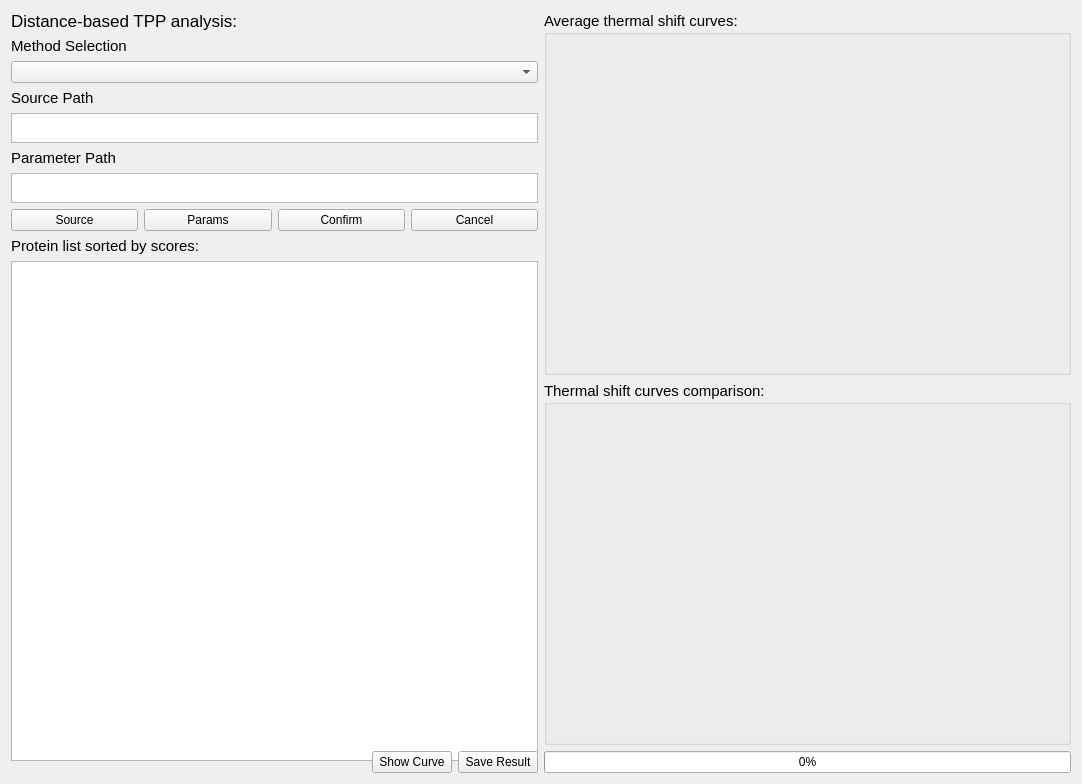
<?xml version="1.0" encoding="UTF-8"?>
<ui version="4.0">
 <class>Form</class>
 <widget class="QWidget" name="Form">
  <property name="geometry">
   <rect>
    <x>0</x>
    <y>0</y>
    <width>1082</width>
    <height>784</height>
   </rect>
  </property>
  <property name="minimumSize">
   <size>
    <width>1082</width>
    <height>784</height>
   </size>
  </property>
  <property name="maximumSize">
   <size>
    <width>1082</width>
    <height>784</height>
   </size>
  </property>
  <property name="windowTitle">
   <string>Form</string>
  </property>
  <layout class="QGridLayout" name="gridLayout">
   <item row="0" column="0">
    <layout class="QVBoxLayout" name="verticalLayout_3">
     <item>
      <widget class="QLabel" name="label_4">
       <property name="font">
        <font>
         <family>Arial</family>
         <pointsize>13</pointsize>
        </font>
       </property>
       <property name="text">
        <string>Distance-based TPP analysis:</string>
       </property>
      </widget>
     </item>
     <item>
      <layout class="QVBoxLayout" name="verticalLayout">
       <item>
        <widget class="QLabel" name="label_7">
         <property name="font">
          <font>
           <pointsize>11</pointsize>
          </font>
         </property>
         <property name="text">
          <string>Method Selection</string>
         </property>
         <property name="alignment">
          <set>Qt::AlignLeading|Qt::AlignLeft|Qt::AlignVCenter</set>
         </property>
        </widget>
       </item>
       <item>
        <widget class="QComboBox" name="comboBox"/>
       </item>
       <item>
        <widget class="QLabel" name="label_6">
         <property name="font">
          <font>
           <pointsize>11</pointsize>
          </font>
         </property>
         <property name="text">
          <string>Source Path</string>
         </property>
         <property name="alignment">
          <set>Qt::AlignLeading|Qt::AlignLeft|Qt::AlignVCenter</set>
         </property>
        </widget>
       </item>
       <item>
        <widget class="QTextBrowser" name="textBrowserSource">
         <property name="maximumSize">
          <size>
           <width>16777215</width>
           <height>30</height>
          </size>
         </property>
        </widget>
       </item>
       <item>
        <widget class="QLabel" name="label_8">
         <property name="font">
          <font>
           <pointsize>11</pointsize>
          </font>
         </property>
         <property name="text">
          <string>Parameter Path</string>
         </property>
         <property name="alignment">
          <set>Qt::AlignLeading|Qt::AlignLeft|Qt::AlignVCenter</set>
         </property>
        </widget>
       </item>
       <item>
        <widget class="QTextBrowser" name="textBrowserParams">
         <property name="maximumSize">
          <size>
           <width>16777215</width>
           <height>30</height>
          </size>
         </property>
        </widget>
       </item>
       <item>
        <layout class="QHBoxLayout" name="horizontalLayout">
         <item>
          <widget class="QPushButton" name="ButtonSource">
           <property name="text">
            <string>Source</string>
           </property>
          </widget>
         </item>
         <item>
          <widget class="QPushButton" name="ButtonParams">
           <property name="text">
            <string>Params</string>
           </property>
          </widget>
         </item>
         <item>
          <widget class="QPushButton" name="ButtonConfirm">
           <property name="text">
            <string>Confirm</string>
           </property>
          </widget>
         </item>
         <item>
          <widget class="QPushButton" name="ButtonCancel">
           <property name="text">
            <string>Cancel</string>
           </property>
          </widget>
         </item>
        </layout>
       </item>
      </layout>
     </item>
     <item>
      <widget class="QLabel" name="label">
       <property name="font">
        <font>
         <family>Arial</family>
         <pointsize>11</pointsize>
        </font>
       </property>
       <property name="text">
        <string>Protein list sorted by scores:</string>
       </property>
      </widget>
     </item>
     <item>
      <widget class="QTableWidget" name="tableWidgetProteinList">
       <property name="minimumSize">
        <size>
         <width>0</width>
         <height>500</height>
        </size>
       </property>
      </widget>
     </item>
     <item>
      <layout class="QHBoxLayout" name="horizontalLayout_2">
       <item>
        <spacer name="horizontalSpacer">
         <property name="orientation">
          <enum>Qt::Horizontal</enum>
         </property>
         <property name="sizeHint" stdset="0">
          <size>
           <width>40</width>
           <height>20</height>
          </size>
         </property>
        </spacer>
       </item>
       <item>
        <widget class="QPushButton" name="ButtonShow">
         <property name="text">
          <string>Show Curve</string>
         </property>
        </widget>
       </item>
       <item>
        <widget class="QPushButton" name="pushButtonSave">
         <property name="text">
          <string>Save Result</string>
         </property>
        </widget>
       </item>
      </layout>
     </item>
    </layout>
   </item>
   <item row="0" column="1">
    <layout class="QVBoxLayout" name="verticalLayout_2">
     <item>
      <widget class="QGroupBox" name="groupBoxAvg">
       <property name="minimumSize">
        <size>
         <width>0</width>
         <height>200</height>
        </size>
       </property>
       <property name="font">
        <font>
         <family>Arial</family>
         <pointsize>11</pointsize>
        </font>
       </property>
       <property name="title">
        <string>Average thermal shift curves:</string>
       </property>
      </widget>
     </item>
     <item>
      <widget class="QGroupBox" name="groupBox">
       <property name="font">
        <font>
         <family>Arial</family>
         <pointsize>11</pointsize>
        </font>
       </property>
       <property name="title">
        <string>Thermal shift curves comparison:</string>
       </property>
      </widget>
     </item>
     <item>
      <widget class="QProgressBar" name="progressBar">
       <property name="value">
        <number>0</number>
       </property>
      </widget>
     </item>
    </layout>
   </item>
  </layout>
 </widget>
 <resources/>
 <connections/>
</ui>
